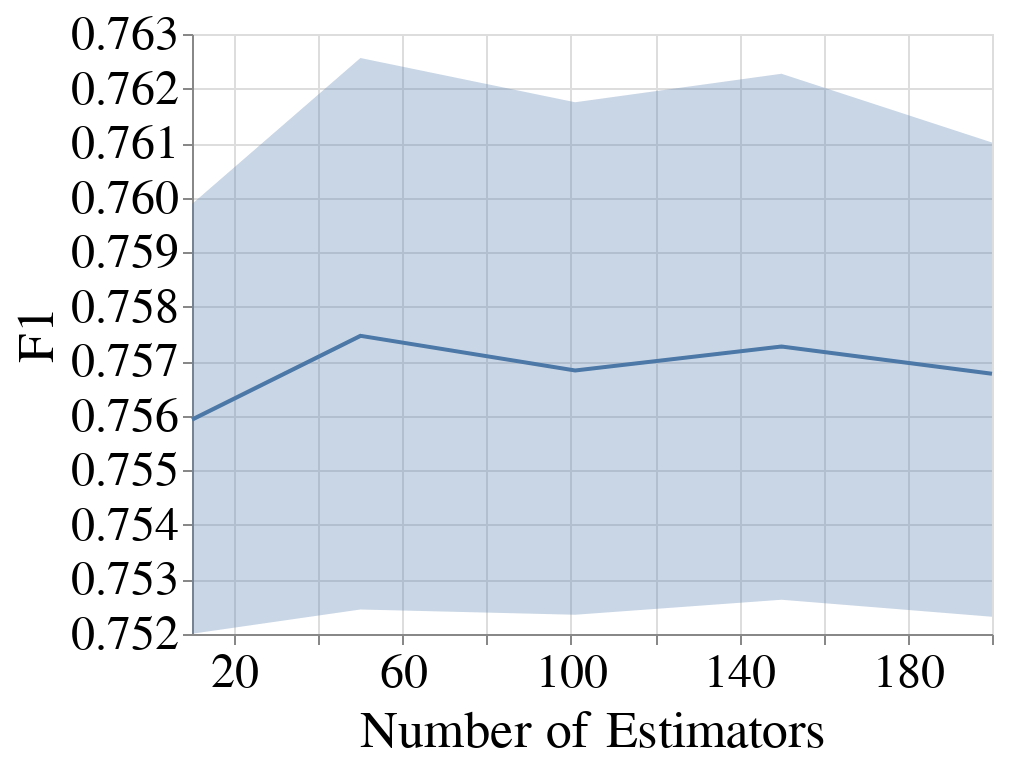

Source (notebook cell):
### Code cell
create_plot_for_diff_bootstrap_sizes(all_subgroup_metrics_df,
                                     dataset_name=DATASET_NAMES[0],
                                     metric_name='F1',
                                     model_name=MODEL_NAMES[0],
                                     with_band=True)

### Figure 1 — Vega-Lite specification as saved in the notebook (floating-point values rounded to 4 significant figures)
{"config": {"view": {"continuousWidth": 400, "continuousHeight": 300}, "axis": {"labelFontSize": 24, "labelFontWeight": "normal", "titleFontSize": 26, "titleFontWeight": "normal"}, "legend": {"columns": 2, "direction": "horizontal", "labelFontSize": 22, "labelLimit": 400, "orient": "top", "symbolStrokeWidth": 10, "titleAnchor": "middle", "titleFontSize": 24, "titleLimit": 300}, "title": {"fontSize": 22}}, "layer": [{"mark": {"type": "errorband", "extent": "ci"}, "encoding": {"x": {"field": "Num_Estimators", "scale": {"domain": [10, 200], "nice": false, "zero": false}, "title": "Number of Estimators", "type": "quantitative"}, "y": {"field": "Metric_Value", "scale": {"zero": false}, "title": "F1", "type": "quantitative"}}}, {"mark": "line", "encoding": {"x": {"field": "Num_Estimators", "scale": {"domain": [10, 200], "nice": false, "zero": false}, "title": "Number of Estimators", "type": "quantitative"}, "y": {"aggregate": "mean", "field": "Metric_Value", "scale": {"zero": false}, "title": "F1", "type": "quantitative"}}}], "data": {"name": "data-9aae4ec472b440e7d60be82243dbde53"}, "$schema": "https://vega.github.io/schema/vega-lite/v4.17.0.json", "datasets": {"data-9aae4ec472b440e7d60be82243dbde53": [{"Metric": "F1", "Model_Name": "RandomForestClassifier", "Dataset_Name": "Folktables_CA_2018_Income", "Num_Estimators": 10, "Record_Create_Date_Time": "2024-02-24T22:03:06.218000", "Session_Uuid": "0f6a39fe-817f-42a6-99d0-a0801d2722bf", "Experiment_Iteration": "Exp_iter_1", "Dataset_Split_Seed": 100, "Fair_Intervention_Params_Lst": "[0.0]", "Intervention_Param": 0.0, "Run_Start_Date_Time": "2024-02-24T22:01:10.017000", "Subgroup": "overall", "Metric_Value": 0.7506}, {"Metric": "F1", "Model_Name": "RandomForestClassifier", "Dataset_Name": "Folktables_CA_2018_Income", "Num_Estimators": 10, "Record_Create_Date_Time": "2024-02-24T22:03:36.862000", "Session_Uuid": "0f6a39fe-817f-42a6-99d0-a0801d2722bf", "Experiment_Iteration": "Exp_iter_2", "Dataset_Split_Seed": 200, "Fair_Intervention_Params_Lst": "[0.0]", "Intervention_Param": 0.0, "Run_Start_Date_Time": "2024-02-24T22:01:43.940000", "Subgroup": "overall", "Metric_Value": 0.7486}, {"Metric": "F1", "Model_Name": "RandomForestClassifier", "Dataset_Name": "Folktables_CA_2018_Income", "Num_Estimators": 10, "Record_Create_Date_Time": "2024-02-24T22:04:26.537000", "Session_Uuid": "0f6a39fe-817f-42a6-99d0-a0801d2722bf", "Experiment_Iteration": "Exp_iter_3", "Dataset_Split_Seed": 300, "Fair_Intervention_Params_Lst": "[0.0]", "Intervention_Param": 0.0, "Run_Start_Date_Time": "2024-02-24T22:02:28.125000", "Subgroup": "overall", "Metric_Value": 0.7562}, {"Metric": "F1", "Model_Name": "RandomForestClassifier", "Dataset_Name": "Folktables_CA_2018_Income", "Num_Estimators": 10, "Record_Create_Date_Time": "2024-02-24T22:04:43.618000", "Session_Uuid": "0f6a39fe-817f-42a6-99d0-a0801d2722bf", "Experiment_Iteration": "Exp_iter_4", "Dataset_Split_Seed": 400, "Fair_Intervention_Params_Lst": "[0.0]", "Intervention_Param": 0.0, "Run_Start_Date_Time": "2024-02-24T22:02:49.106000", "Subgroup": "overall", "Metric_Value": 0.7631}, {"Metric": "F1", "Model_Name": "RandomForestClassifier", "Dataset_Name": "Folktables_CA_2018_Income", "Num_Estimators": 10, "Record_Create_Date_Time": "2024-02-24T22:05:06.411000", "Session_Uuid": "0f6a39fe-817f-42a6-99d0-a0801d2722bf", "Experiment_Iteration": "Exp_iter_5", "Dataset_Split_Seed": 500, "Fair_Intervention_Params_Lst": "[0.0]", "Intervention_Param": 0.0, "Run_Start_Date_Time": "2024-02-24T22:03:10.363000", "Subgroup": "overall", "Metric_Value": 0.7556}, {"Metric": "F1", "Model_Name": "RandomForestClassifier", "Dataset_Name": "Folktables_CA_2018_Income", "Num_Estimators": 10, "Record_Create_Date_Time": "2024-02-24T22:05:26.238000", "Session_Uuid": "0f6a39fe-817f-42a6-99d0-a0801d2722bf", "Experiment_Iteration": "Exp_iter_6", "Dataset_Split_Seed": 600, "Fair_Intervention_Params_Lst": "[0.0]", "Intervention_Param": 0.0, "Run_Start_Date_Time": "2024-02-24T22:03:27.823000", "Subgroup": "overall", "Metric_Value": 0.7615}, {"Metric": "F1", "Model_Name": "RandomForestClassifier", "Dataset_Name": "Folktables_CA_2018_Income", "Num_Estimators": 50, "Record_Create_Date_Time": "2024-02-24T15:56:18.751000", "Session_Uuid": "f12c5c59-e58a-4f5a-bc5b-e33f81189fd7", "Experiment_Iteration": "Exp_iter_1", "Dataset_Split_Seed": 100, "Fair_Intervention_Params_Lst": "[0.0]", "Intervention_Param": 0.0, "Run_Start_Date_Time": "2024-02-24T15:47:09.491000", "Subgroup": "overall", "Metric_Value": 0.749}, {"Metric": "F1", "Model_Name": "RandomForestClassifier", "Dataset_Name": "Folktables_CA_2018_Income", "Num_Estimators": 50, "Record_Create_Date_Time": "2024-02-24T16:22:05.351000", "Session_Uuid": "f12c5c59-e58a-4f5a-bc5b-e33f81189fd7", "Experiment_Iteration": "Exp_iter_2", "Dataset_Split_Seed": 200, "Fair_Intervention_Params_Lst": "[0.0]", "Intervention_Param": 0.0, "Run_Start_Date_Time": "2024-02-24T16:12:38.307000", "Subgroup": "overall", "Metric_Value": 0.7523}, {"Metric": "F1", "Model_Name": "RandomForestClassifier", "Dataset_Name": "Folktables_CA_2018_Income", "Num_Estimators": 50, "Record_Create_Date_Time": "2024-02-24T16:23:55.740000", "Session_Uuid": "f12c5c59-e58a-4f5a-bc5b-e33f81189fd7", "Experiment_Iteration": "Exp_iter_4", "Dataset_Split_Seed": 400, "Fair_Intervention_Params_Lst": "[0.0]", "Intervention_Param": 0.0, "Run_Start_Date_Time": "2024-02-24T16:14:35.126000", "Subgroup": "overall", "Metric_Value": 0.7686}, {"Metric": "F1", "Model_Name": "RandomForestClassifier", "Dataset_Name": "Folktables_CA_2018_Income", "Num_Estimators": 50, "Record_Create_Date_Time": "2024-02-24T16:31:34.018000", "Session_Uuid": "f12c5c59-e58a-4f5a-bc5b-e33f81189fd7", "Experiment_Iteration": "Exp_iter_3", "Dataset_Split_Seed": 300, "Fair_Intervention_Params_Lst": "[0.0]", "Intervention_Param": 0.0, "Run_Start_Date_Time": "2024-02-24T16:22:06.233000", "Subgroup": "overall", "Metric_Value": 0.7595}, {"Metric": "F1", "Model_Name": "RandomForestClassifier", "Dataset_Name": "Folktables_CA_2018_Income", "Num_Estimators": 50, "Record_Create_Date_Time": "2024-02-24T16:33:13.931000", "Session_Uuid": "f12c5c59-e58a-4f5a-bc5b-e33f81189fd7", "Experiment_Iteration": "Exp_iter_5", "Dataset_Split_Seed": 500, "Fair_Intervention_Params_Lst": "[0.0]", "Intervention_Param": 0.0, "Run_Start_Date_Time": "2024-02-24T16:23:57.349000", "Subgroup": "overall", "Metric_Value": 0.7542}, {"Metric": "F1", "Model_Name": "RandomForestClassifier", "Dataset_Name": "Folktables_CA_2018_Income", "Num_Estimators": 50, "Record_Create_Date_Time": "2024-02-24T16:42:30.408000", "Session_Uuid": "f12c5c59-e58a-4f5a-bc5b-e33f81189fd7", "Experiment_Iteration": "Exp_iter_6", "Dataset_Split_Seed": 600, "Fair_Intervention_Params_Lst": "[0.0]", "Intervention_Param": 0.0, "Run_Start_Date_Time": "2024-02-24T16:33:15.280000", "Subgroup": "overall", "Metric_Value": 0.7613}, {"Metric": "F1", "Model_Name": "RandomForestClassifier", "Dataset_Name": "Folktables_CA_2018_Income", "Num_Estimators": 101, "Record_Create_Date_Time": "2024-02-24T16:37:30.256000", "Session_Uuid": "d9a91e93-d876-40fe-98be-41ec023e789f", "Experiment_Iteration": "Exp_iter_1", "Dataset_Split_Seed": 100, "Fair_Intervention_Params_Lst": "[0.0]", "Intervention_Param": 0.0, "Run_Start_Date_Time": "2024-02-24T16:17:02.907000", "Subgroup": "overall", "Metric_Value": 0.7501}, {"Metric": "F1", "Model_Name": "RandomForestClassifier", "Dataset_Name": "Folktables_CA_2018_Income", "Num_Estimators": 101, "Record_Create_Date_Time": "2024-02-24T16:38:15.529000", "Session_Uuid": "d9a91e93-d876-40fe-98be-41ec023e789f", "Experiment_Iteration": "Exp_iter_4", "Dataset_Split_Seed": 400, "Fair_Intervention_Params_Lst": "[0.0]", "Intervention_Param": 0.0, "Run_Start_Date_Time": "2024-02-24T16:19:14.752000", "Subgroup": "overall", "Metric_Value": 0.7674}, {"Metric": "F1", "Model_Name": "RandomForestClassifier", "Dataset_Name": "Folktables_CA_2018_Income", "Num_Estimators": 101, "Record_Create_Date_Time": "2024-02-24T16:56:06.997000", "Session_Uuid": "d9a91e93-d876-40fe-98be-41ec023e789f", "Experiment_Iteration": "Exp_iter_5", "Dataset_Split_Seed": 500, "Fair_Intervention_Params_Lst": "[0.0]", "Intervention_Param": 0.0, "Run_Start_Date_Time": "2024-02-24T16:38:16.381000", "Subgroup": "overall", "Metric_Value": 0.7587}, {"Metric": "F1", "Model_Name": "RandomForestClassifier", "Dataset_Name": "Folktables_CA_2018_Income", "Num_Estimators": 101, "Record_Create_Date_Time": "2024-02-24T16:56:31.109000", "Session_Uuid": "d9a91e93-d876-40fe-98be-41ec023e789f", "Experiment_Iteration": "Exp_iter_2", "Dataset_Split_Seed": 200, "Fair_Intervention_Params_Lst": "[0.0]", "Intervention_Param": 0.0, "Run_Start_Date_Time": "2024-02-24T16:37:32.273000", "Subgroup": "overall", "Metric_Value": 0.7497}, {"Metric": "F1", "Model_Name": "RandomForestClassifier", "Dataset_Name": "Folktables_CA_2018_Income", "Num_Estimators": 101, "Record_Create_Date_Time": "2024-02-24T17:14:00.415000", "Session_Uuid": "d9a91e93-d876-40fe-98be-41ec023e789f", "Experiment_Iteration": "Exp_iter_6", "Dataset_Split_Seed": 600, "Fair_Intervention_Params_Lst": "[0.0]", "Intervention_Param": 0.0, "Run_Start_Date_Time": "2024-02-24T16:56:08.482000", "Subgroup": "overall", "Metric_Value": 0.7597}, {"Metric": "F1", "Model_Name": "RandomForestClassifier", "Dataset_Name": "Folktables_CA_2018_Income", "Num_Estimators": 101, "Record_Create_Date_Time": "2024-02-24T17:16:47.581000", "Session_Uuid": "d9a91e93-d876-40fe-98be-41ec023e789f", "Experiment_Iteration": "Exp_iter_3", "Dataset_Split_Seed": 300, "Fair_Intervention_Params_Lst": "[0.0]", "Intervention_Param": 0.0, "Run_Start_Date_Time": "2024-02-24T16:56:31.776000", "Subgroup": "overall", "Metric_Value": 0.7555}, {"Metric": "F1", "Model_Name": "RandomForestClassifier", "Dataset_Name": "Folktables_CA_2018_Income", "Num_Estimators": 150, "Record_Create_Date_Time": "2024-02-24T16:49:46.953000", "Session_Uuid": "c4ce3ca1-31dc-4742-9386-91112ff5ed69", "Experiment_Iteration": "Exp_iter_1", "Dataset_Split_Seed": 100, "Fair_Intervention_Params_Lst": "[0.0]", "Intervention_Param": 0.0, "Run_Start_Date_Time": "2024-02-24T16:21:02.579000", "Subgroup": "overall", "Metric_Value": 0.7493}, {"Metric": "F1", "Model_Name": "RandomForestClassifier", "Dataset_Name": "Folktables_CA_2018_Income", "Num_Estimators": 150, "Record_Create_Date_Time": "2024-02-24T16:51:35.220000", "Session_Uuid": "c4ce3ca1-31dc-4742-9386-91112ff5ed69", "Experiment_Iteration": "Exp_iter_4", "Dataset_Split_Seed": 400, "Fair_Intervention_Params_Lst": "[0.0]", "Intervention_Param": 0.0, "Run_Start_Date_Time": "2024-02-24T16:22:29.728000", "Subgroup": "overall", "Metric_Value": 0.7682}, {"Metric": "F1", "Model_Name": "RandomForestClassifier", "Dataset_Name": "Folktables_CA_2018_Income", "Num_Estimators": 150, "Record_Create_Date_Time": "2024-02-24T17:17:29.502000", "Session_Uuid": "c4ce3ca1-31dc-4742-9386-91112ff5ed69", "Experiment_Iteration": "Exp_iter_2", "Dataset_Split_Seed": 200, "Fair_Intervention_Params_Lst": "[0.0]", "Intervention_Param": 0.0, "Run_Start_Date_Time": "2024-02-24T16:49:48.735000", "Subgroup": "overall", "Metric_Value": 0.7515}, {"Metric": "F1", "Model_Name": "RandomForestClassifier", "Dataset_Name": "Folktables_CA_2018_Income", "Num_Estimators": 150, "Record_Create_Date_Time": "2024-02-24T17:19:15.604000", "Session_Uuid": "c4ce3ca1-31dc-4742-9386-91112ff5ed69", "Experiment_Iteration": "Exp_iter_5", "Dataset_Split_Seed": 500, "Fair_Intervention_Params_Lst": "[0.0]", "Intervention_Param": 0.0, "Run_Start_Date_Time": "2024-02-24T16:51:36.152000", "Subgroup": "overall", "Metric_Value": 0.7574}, {"Metric": "F1", "Model_Name": "RandomForestClassifier", "Dataset_Name": "Folktables_CA_2018_Income", "Num_Estimators": 150, "Record_Create_Date_Time": "2024-02-24T17:44:59.737000", "Session_Uuid": "c4ce3ca1-31dc-4742-9386-91112ff5ed69", "Experiment_Iteration": "Exp_iter_3", "Dataset_Split_Seed": 300, "Fair_Intervention_Params_Lst": "[0.0]", "Intervention_Param": 0.0, "Run_Start_Date_Time": "2024-02-24T17:17:30.335000", "Subgroup": "overall", "Metric_Value": 0.7571}, {"Metric": "F1", "Model_Name": "RandomForestClassifier", "Dataset_Name": "Folktables_CA_2018_Income", "Num_Estimators": 150, "Record_Create_Date_Time": "2024-02-24T17:51:00.188000", "Session_Uuid": "c4ce3ca1-31dc-4742-9386-91112ff5ed69", "Experiment_Iteration": "Exp_iter_6", "Dataset_Split_Seed": 600, "Fair_Intervention_Params_Lst": "[0.0]", "Intervention_Param": 0.0, "Run_Start_Date_Time": "2024-02-24T17:19:16.606000", "Subgroup": "overall", "Metric_Value": 0.7602}, {"Metric": "F1", "Model_Name": "RandomForestClassifier", "Dataset_Name": "Folktables_CA_2018_Income", "Num_Estimators": 200, "Record_Create_Date_Time": "2024-02-24T17:02:40.552000", "Session_Uuid": "f7c0575e-6607-4d44-a07c-0facc7afa75a", "Experiment_Iteration": "Exp_iter_1", "Dataset_Split_Seed": 100, "Fair_Intervention_Params_Lst": "[0.0]", "Intervention_Param": 0.0, "Run_Start_Date_Time": "2024-02-24T16:24:50.154000", "Subgroup": "overall", "Metric_Value": 0.7497}, {"Metric": "F1", "Model_Name": "RandomForestClassifier", "Dataset_Name": "Folktables_CA_2018_Income", "Num_Estimators": 200, "Record_Create_Date_Time": "2024-02-24T17:03:51.676000", "Session_Uuid": "f7c0575e-6607-4d44-a07c-0facc7afa75a", "Experiment_Iteration": "Exp_iter_4", "Dataset_Split_Seed": 400, "Fair_Intervention_Params_Lst": "[0.0]", "Intervention_Param": 0.0, "Run_Start_Date_Time": "2024-02-24T16:26:27.589000", "Subgroup": "overall", "Metric_Value": 0.7656}, {"Metric": "F1", "Model_Name": "RandomForestClassifier", "Dataset_Name": "Folktables_CA_2018_Income", "Num_Estimators": 200, "Record_Create_Date_Time": "2024-02-24T17:40:28.215000", "Session_Uuid": "f7c0575e-6607-4d44-a07c-0facc7afa75a", "Experiment_Iteration": "Exp_iter_2", "Dataset_Split_Seed": 200, "Fair_Intervention_Params_Lst": "[0.0]", "Intervention_Param": 0.0, "Run_Start_Date_Time": "2024-02-24T17:02:42.217000", "Subgroup": "overall", "Metric_Value": 0.7506}, {"Metric": "F1", "Model_Name": "RandomForestClassifier", "Dataset_Name": "Folktables_CA_2018_Income", "Num_Estimators": 200, "Record_Create_Date_Time": "2024-02-24T17:40:34.814000", "Session_Uuid": "f7c0575e-6607-4d44-a07c-0facc7afa75a", "Experiment_Iteration": "Exp_iter_5", "Dataset_Split_Seed": 500, "Fair_Intervention_Params_Lst": "[0.0]", "Intervention_Param": 0.0, "Run_Start_Date_Time": "2024-02-24T17:03:53.248000", "Subgroup": "overall", "Metric_Value": 0.7552}, {"Metric": "F1", "Model_Name": "RandomForestClassifier", "Dataset_Name": "Folktables_CA_2018_Income", "Num_Estimators": 200, "Record_Create_Date_Time": "2024-02-24T18:19:55.214000", "Session_Uuid": "f7c0575e-6607-4d44-a07c-0facc7afa75a", "Experiment_Iteration": "Exp_iter_6", "Dataset_Split_Seed": 600, "Fair_Intervention_Params_Lst": "[0.0]", "Intervention_Param": 0.0, "Run_Start_Date_Time": "2024-02-24T17:40:36.324000", "Subgroup": "overall", "Metric_Value": 0.7615}, {"Metric": "F1", "Model_Name": "RandomForestClassifier", "Dataset_Name": "Folktables_CA_2018_Income", "Num_Estimators": 200, "Record_Create_Date_Time": "2024-02-24T18:19:57.060000", "Session_Uuid": "f7c0575e-6607-4d44-a07c-0facc7afa75a", "Experiment_Iteration": "Exp_iter_3", "Dataset_Split_Seed": 300, "Fair_Intervention_Params_Lst": "[0.0]", "Intervention_Param": 0.0, "Run_Start_Date_Time": "2024-02-24T17:40:29.022000", "Subgroup": "overall", "Metric_Value": 0.7581}]}}
